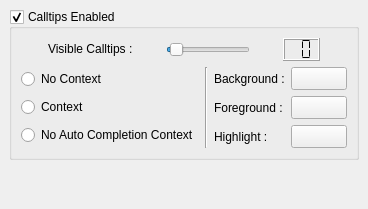
     <widget class="QWidget" name="pCalltips" >
      <layout class="QVBoxLayout" >
       <property name="margin" >
        <number>9</number>
       </property>
       <property name="spacing" >
        <number>6</number>
       </property>
       <item>
        <widget class="QGroupBox" name="gbCalltipsEnabled" >
         <property name="title" >
          <string>Calltips Enabled</string>
         </property>
         <property name="checkable" >
          <bool>true</bool>
         </property>
         <layout class="QVBoxLayout" >
          <property name="margin" >
           <number>9</number>
          </property>
          <property name="spacing" >
           <number>6</number>
          </property>
          <item>
           <layout class="QHBoxLayout" >
            <property name="margin" >
             <number>0</number>
            </property>
            <property name="spacing" >
             <number>6</number>
            </property>
            <item>
             <widget class="QLabel" name="lCallTipsVisible" >
              <property name="sizePolicy" >
               <sizepolicy>
                <hsizetype>0</hsizetype>
                <vsizetype>0</vsizetype>
                <horstretch>0</horstretch>
                <verstretch>0</verstretch>
               </sizepolicy>
              </property>
              <property name="text" >
               <string>Visible Calltips :</string>
              </property>
             </widget>
            </item>
            <item>
             <widget class="QSlider" name="sCallTipsVisible" >
              <property name="sizePolicy" >
               <sizepolicy>
                <hsizetype>0</hsizetype>
                <vsizetype>0</vsizetype>
                <horstretch>0</horstretch>
                <verstretch>0</verstretch>
               </sizepolicy>
              </property>
              <property name="minimum" >
               <number>-1</number>
              </property>
              <property name="maximum" >
               <number>20</number>
              </property>
              <property name="pageStep" >
               <number>2</number>
              </property>
              <property name="orientation" >
               <enum>Qt::Horizontal</enum>
              </property>
              <property name="tickInterval" >
               <number>1</number>
              </property>
             </widget>
            </item>
            <item>
             <widget class="QLCDNumber" name="lnCallTipsVisible" >
              <property name="sizePolicy" >
               <sizepolicy>
                <hsizetype>0</hsizetype>
                <vsizetype>0</vsizetype>
                <horstretch>0</horstretch>
                <verstretch>0</verstretch>
               </sizepolicy>
              </property>
              <property name="numDigits" >
               <number>2</number>
              </property>
              <property name="segmentStyle" >
               <enum>QLCDNumber::Flat</enum>
              </property>
             </widget>
            </item>
           </layout>
          </item>
          <item>
           <layout class="QHBoxLayout" >
            <property name="margin" >
             <number>0</number>
            </property>
            <property name="spacing" >
             <number>6</number>
            </property>
            <item>
             <layout class="QVBoxLayout" >
              <property name="margin" >
               <number>0</number>
              </property>
              <property name="spacing" >
               <number>6</number>
              </property>
              <item>
               <widget class="QRadioButton" name="rbCallTipsNoContext" >
                <property name="text" >
                 <string>No Context</string>
                </property>
               </widget>
              </item>
              <item>
               <widget class="QRadioButton" name="rbCallTipsContext" >
                <property name="text" >
                 <string>Context </string>
                </property>
               </widget>
              </item>
              <item>
               <widget class="QRadioButton" name="rbCallTipsNoAutoCompletionContext" >
                <property name="text" >
                 <string>No Auto Completion Context</string>
                </property>
               </widget>
              </item>
             </layout>
            </item>
            <item>
             <widget class="Line" name="lCalltipsVertical" >
              <property name="orientation" >
               <enum>Qt::Vertical</enum>
              </property>
             </widget>
            </item>
            <item>
             <layout class="QGridLayout" >
              <property name="margin" >
               <number>0</number>
              </property>
              <property name="spacing" >
               <number>6</number>
              </property>
              <item row="2" column="0" >
               <widget class="QLabel" name="lCalltipsHighlight" >
                <property name="text" >
                 <string>Highlight :</string>
                </property>
               </widget>
              </item>
              <item row="1" column="0" >
               <widget class="QLabel" name="lCalltipsForeground" >
                <property name="text" >
                 <string>Foreground :</string>
                </property>
               </widget>
              </item>
              <item row="2" column="1" >
               <widget class="QToolButton" name="tbCalltipsHighlight" >
                <property name="sizePolicy" >
                 <sizepolicy>
                  <hsizetype>0</hsizetype>
                  <vsizetype>0</vsizetype>
                  <horstretch>0</horstretch>
                  <verstretch>0</verstretch>
                 </sizepolicy>
                </property>
                <property name="iconSize" >
                 <size>
                  <width>48</width>
                  <height>16</height>
                 </size>
                </property>
               </widget>
              </item>
              <item row="0" column="1" >
               <widget class="QToolButton" name="tbCalltipsBackground" >
                <property name="sizePolicy" >
                 <sizepolicy>
                  <hsizetype>0</hsizetype>
                  <vsizetype>0</vsizetype>
                  <horstretch>0</horstretch>
                  <verstretch>0</verstretch>
                 </sizepolicy>
                </property>
                <property name="iconSize" >
                 <size>
                  <width>48</width>
                  <height>16</height>
                 </size>
                </property>
               </widget>
              </item>
              <item row="0" column="0" >
               <widget class="QLabel" name="lCalltipsBackground" >
                <property name="text" >
                 <string>Background :</string>
                </property>
               </widget>
              </item>
              <item row="1" column="1" >
               <widget class="QToolButton" name="tbCalltipsForeground" >
                <property name="sizePolicy" >
                 <sizepolicy>
                  <hsizetype>0</hsizetype>
                  <vsizetype>0</vsizetype>
                  <horstretch>0</horstretch>
                  <verstretch>0</verstretch>
                 </sizepolicy>
                </property>
                <property name="iconSize" >
                 <size>
                  <width>48</width>
                  <height>16</height>
                 </size>
                </property>
               </widget>
              </item>
             </layout>
            </item>
           </layout>
          </item>
         </layout>
        </widget>
       </item>
       <item>
        <spacer>
         <property name="orientation" >
          <enum>Qt::Vertical</enum>
         </property>
         <property name="sizeHint" >
          <size>
           <width>20</width>
           <height>40</height>
          </size>
         </property>
        </spacer>
       </item>
      </layout>
     </widget>
